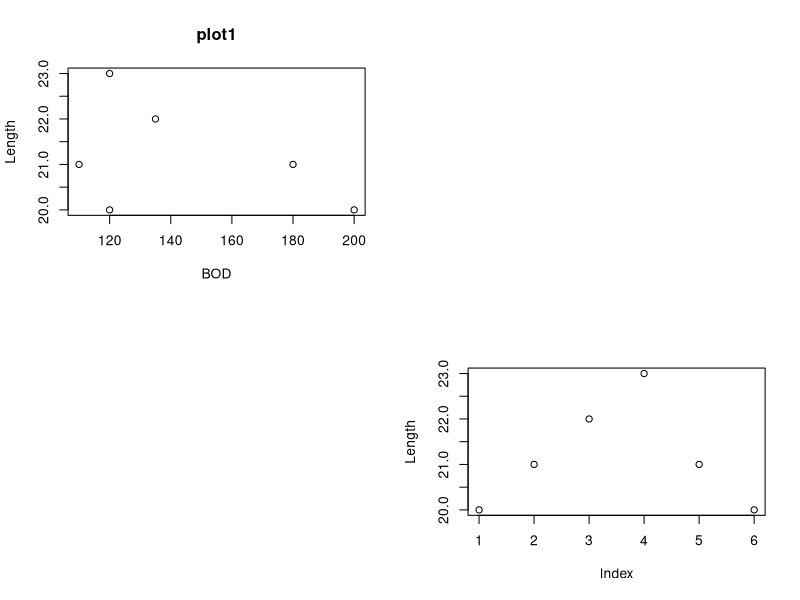

R code for this plot:
#RAHUL_THIRU_1BM16CS077

Length<-c(20,21,22,23,21,20)
Speed<-c(12,14,12,16,20,21)
Algae<-c(40,45,45,80,75,65) 
NO3<-c(2.25,2.15,1.75,1.95,1.95,2.75)
BOD<-c(200,180,135,120,110,120)
mf<-data.frame(Length,Speed,Algae,NO3,BOD)
mf
Opt=par(mfrow=c(2,2))
Opt
plot(Length~BOD,data=mf, main='plot1')
plot.new()
plot.new()
plot(Length)
